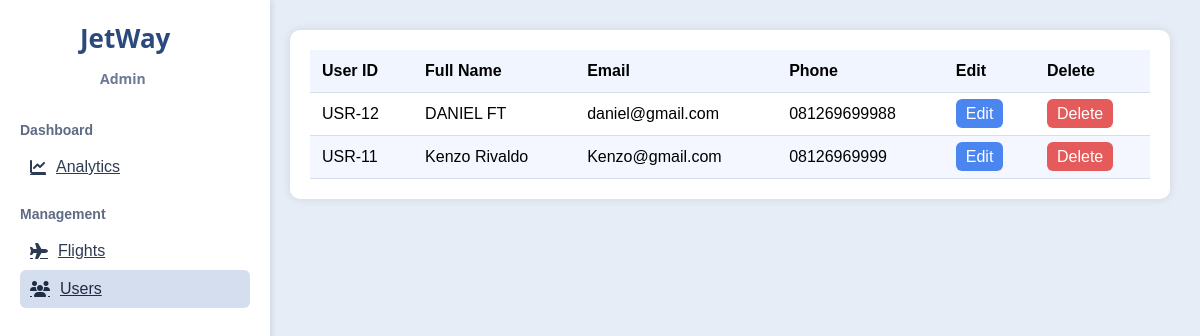
/pages/management-users.php, run on the app's committed database.
### tables this page shows
CREATE TABLE `user_profile` (
  `id` int NOT NULL,
  `user_id` int NOT NULL,
  `first_name` varchar(100) DEFAULT NULL,
  `last_name` varchar(100) DEFAULT NULL,
  `gender` enum('Male','Female') DEFAULT NULL,
  `date_of_birth` date DEFAULT NULL,
  `city` varchar(100) DEFAULT NULL,
  `phone` varchar(20) DEFAULT NULL,
  `address` text,
  `profile_picture` varchar(255) DEFAULT NULL,
  `created_at` timestamp NULL DEFAULT CURRENT_TIMESTAMP,
  `updated_at` timestamp NULL DEFAULT CURRENT_TIMESTAMP ON UPDATE CURRENT_TIMESTAMP
);

CREATE TABLE `user_login` (
  `id` int NOT NULL,
  `username` varchar(50) NOT NULL,
  `email` varchar(100) NOT NULL,
  `password` varchar(255) NOT NULL,
  `last_login` timestamp NULL DEFAULT NULL,
  `created_at` timestamp NULL DEFAULT CURRENT_TIMESTAMP,
  `updated_at` timestamp NULL DEFAULT CURRENT_TIMESTAMP ON UPDATE CURRENT_TIMESTAMP
);

### pages/management-users.php (the view, shortened to what this page needs)
<?php
require_once "../backend/config/db-connection.php";
$query = $connection->prepare("
    SELECT
        user_login.id AS user_id,
        user_login.username,
        user_login.email,
        user_profile.first_name,
        user_profile.last_name,
        user_profile.phone
    FROM user_login
    LEFT JOIN user_profile ON user_profile.user_id = user_login.id
    ORDER BY user_login.id DESC
");
$query->execute();
$result = $query->get_result();
?>
<!DOCTYPE html>
<html lang="en">
<head>
    <link rel="stylesheet" href="/styles/management-users.css">
    <link rel="stylesheet" href="https://cdnjs.cloudflare.com/ajax/libs/font-awesome/6.5.0/css/all.min.css" />
</head>
<body>
    <div class="sidebar">
        <div class="logo">
            JetWay<br><span class="admin-text">Admin</span>
        </div>
        <div class="menu-section">
            <div class="menu-title">Dashboard</div>
            <a href="/pages/dashboard-analytics.php" class="menu-item">
                <i class="fa fa-chart-line"></i> Analytics
            </a>
        </div>
        <div class="menu-section">
            <div class="menu-title">Management</div>
            <a href="/pages/management-flights.php" class="menu-item">
                <i class="fa fa-plane"></i> Flights
            </a>
            <a href="/pages/management-users.php" class="menu-item active">
                <i class="fa fa-users"></i> Users
            </a>
        </div>
    </div>
    <div class="content">
        <div class="table-container">
            <table>
                <thead>
                    <tr>
                        <th>User ID</th>
                        <th>Full Name</th>
                        <th>Email</th>
                        <th>Phone</th>
                        <th>Edit</th>
                        <th>Delete</th>
                    </tr>
                </thead>
                <tbody>
                    <?php while ($row = $result->fetch_assoc()): ?>
                        <?php
                            $fullName = ($row['first_name'] || $row['last_name'])
                                ? $row['first_name'] . " " . $row['last_name']
                                : "—";
                            $phone = $row['phone'] ?: "—";
                        ?>
                        <tr>
                            <td><?= htmlspecialchars("USR-" . $row['user_id']) ?></td>
                            <td><?= htmlspecialchars($fullName) ?></td>
                            <td><?= htmlspecialchars($row['email']) ?></td>
                            <td><?= htmlspecialchars($phone) ?></td>
                            <td>
                                <span class="edit-btn" onclick="editUser(<?= $row['user_id'] ?>)">Edit</span>
                            </td>
                            <td>
                                <span class="delete-btn" onclick="deleteUser(<?= $row['user_id'] ?>)">Delete</span>
                            </td>
                        </tr>
                    <?php endwhile; ?>
                </tbody>
            </table>
        </div>
    </div>
</body>
</html>

### styles/management-users.css (style rules this page uses)
body { margin: 0; font-family: Arial, sans-serif; background: #e7edf7; }
.sidebar { width: 230px; height: 100vh; background: #ffffff; position: fixed; left: 0; top: 0; box-shadow: 2px 0 6px rgba(0,0,0,0.1); padding: 20px; }
.logo { font-size: 26px; font-weight: bold; color: #2a497d; margin-bottom: 30px; margin-left: 60px; font-family: 'Segoe UI', Tahoma, Geneva, Verdana, sans-serif; }
.admin-text { font-size: 14px; color: #6c7a96; margin-left: 20px; }
.menu-section { margin-top: 20px; }
.menu-title { color: #5e6b84; font-size: 14px; margin-bottom: 10px; font-weight: bold; }
.menu-item { padding: 10px; border-radius: 6px; cursor: pointer; color: #2d3b52; display: flex; gap: 10px; align-items: center; transition: .2s; }
.menu-item:hover, .active { background: #d4deef; color: #1f2c45; }
.content { margin-left: 260px; padding: 30px; }
.table-container { background: #ffffff; padding: 20px; border-radius: 10px; box-shadow: 0 0 10px rgba(0,0,0,0.1); }
table { width: 100%; border-collapse: collapse; }
th, td { padding: 12px; border-bottom: 1px solid #d8dfea; text-align: left; }
th { background: #f0f5ff; font-weight: bold; }
tr:nth-child(even) { background: #f4f7ff; }
.edit-btn, .delete-btn { cursor: pointer; padding: 6px 10px; border-radius: 6px; color: white; }
.edit-btn { background: #4b86f0; }
.delete-btn { background: #e55a5a; }

### data on the page
user_profile: user "USR-12", fullName "DANIEL FT", user.email "daniel@gmail.com", phone "081269699988"
user_profile: user "USR-11", fullName "Kenzo Rivaldo", user.email "Kenzo@gmail.com", phone "08126969999"
